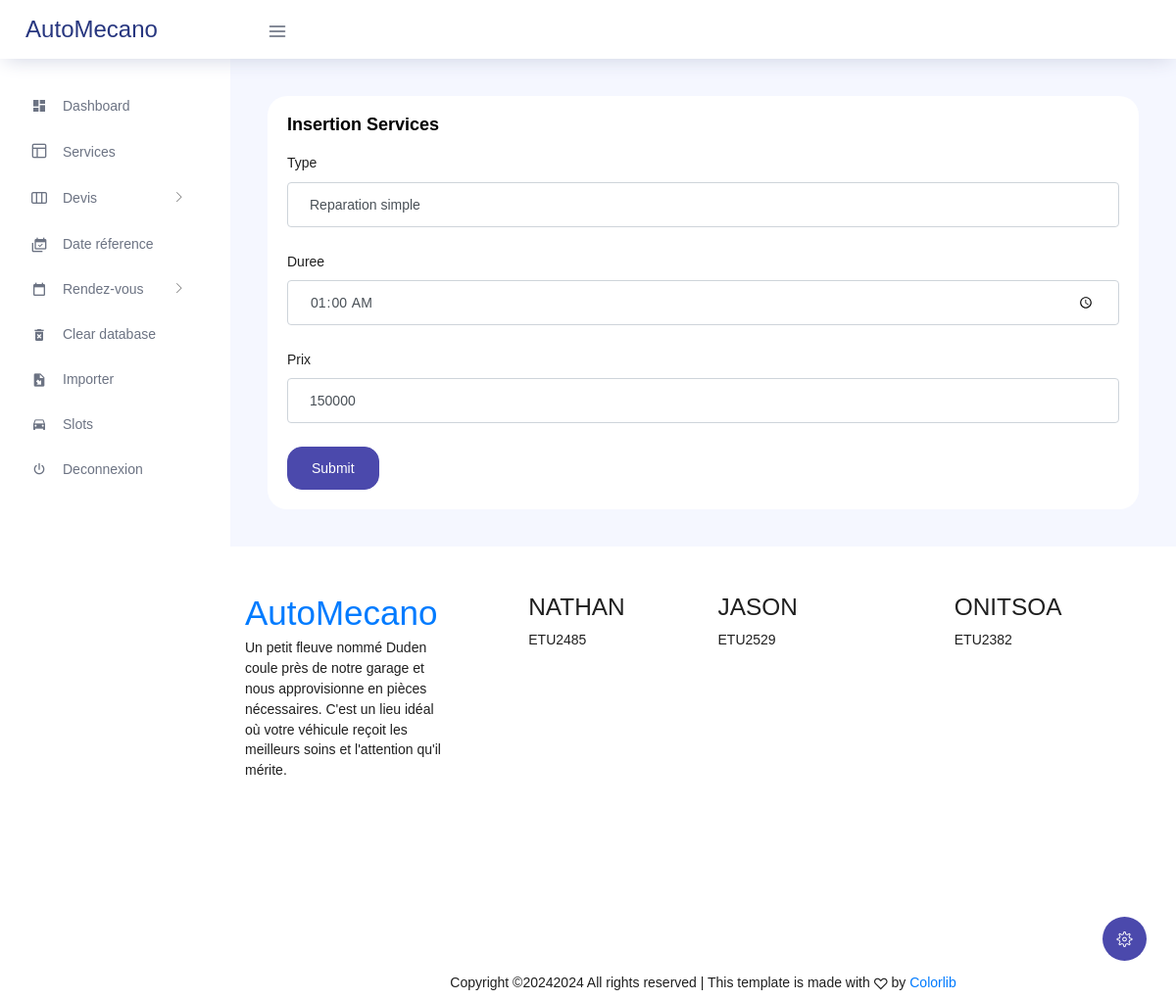
The app's page /service/form/1, older data.
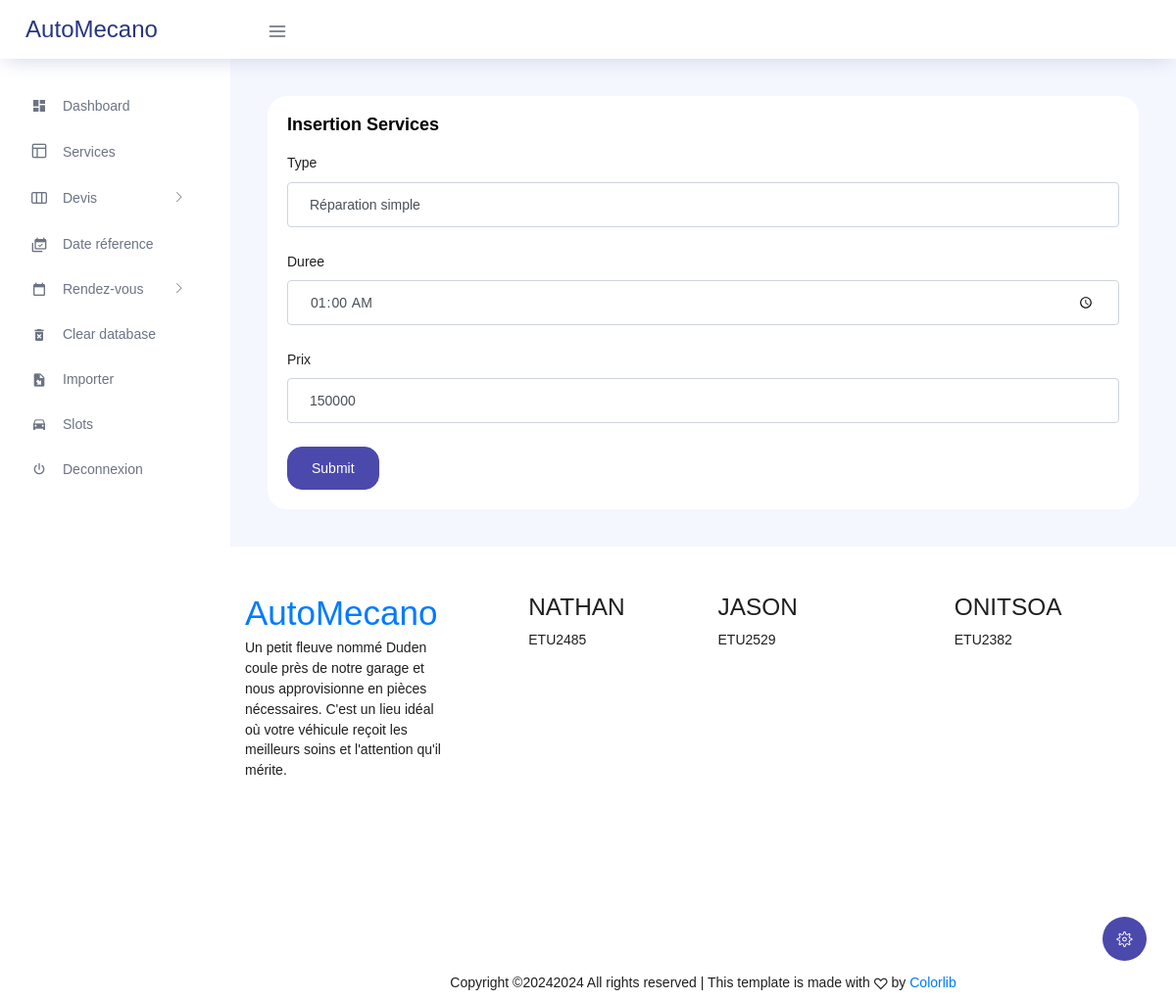
The same page, newer data.
### tables this page shows
CREATE TABLE g_services (
    id INT AUTO_INCREMENT PRIMARY KEY,
    type VARCHAR(50) NOT NULL,
    duree TIME NOT NULL,
    prix INT NOT NULL
);

### application/views/templates/template-admin.php (called while the page is built, shortened)
<?php
    $this->load->view("templates/header-admin");
    $this->load->view($contents);
?>

### application/controllers/service.php (called while the page is built, shortened)
<?php
class service extends CI_Controller{
    public function __construct()
    {
        $this->load->model('service_model');
        $this->load->helper('form');
    }
    public function form($id = null){
        $data['contents'] = 'insert-services';
        $data['update'] = false;
        $data['update'] = true;
        $data['service'] = $this->service_model->get_by_id($id);
        $this->load->view('templates/template-admin', $data);
    }
}
?>

### index.php (called while the page is built, shortened)
<?php
require_once BASEPATH.'core/CodeIgniter.php';

### application/models/service_model.php (called while the page is built, shortened)
<?php
class service_model extends CI_Model {
    public function get_by_id($id){
        $query = $this->db->get_where('g_services', array('id' => $id));
        return $query->row_array();
    }
}
?>

### application/views/insert-services.php (the view, shortened to what this page needs)
<div class="main-panel">
    <div class="content-wrapper">
    <div class="card">
                <div class="card-body">
                  <h4 class="card-title">Insertion services</h4>
                  <?php echo form_open('service/create', array('class'=>'forms-sample')); ?>
                    <div class="form-group">
                      <label for="exampleInputUsername1">Type</label>
                      <input type="text" class="form-control" placeholder="Type" name="type" <?php if($update){echo ("value = '".$service['type']."'");} ?>>
                    </div>
                    <div class="form-group">
                      <label for="exampleInputEmail1">Duree</label>
                      <input type="time" class="form-control" placeholder="Duree" name="duree" <?php if($update){echo ("value = '".$service['duree']."'");} ?>>
                    </div>
                    <div class="form-group">
                      <label for="exampleInputPassword1">Prix</label>
                      <input type="number" class="form-control" placeholder="Prix" name="prix" <?php if($update){echo ("value = '".$service['prix']."'");} ?>>
                    </div>
                    <button type="submit" class="btn btn-primary mr-2">Submit</button>
                  <?php echo form_close(); ?>
                </div>
              </div>
    </div>

Row changes from the older to the newer data that the page shows:
changed g_services: type "Reparation simple" → "Réparation simple"
